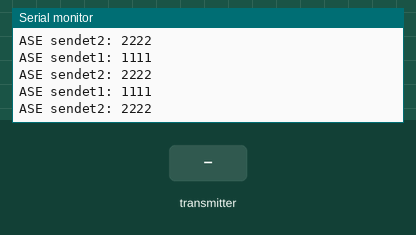
Simulated run of this sketch. Board: Arduino Uno, built with avr-gcc and run on an emulated ATmega328P. Parts: the last lines printed to the serial monitor. Inputs (shaded band) come from the test bench. No radio packets arrive unless stated.

Above: at 1.2 s.
1.3 s: the transmitter starts sending Daten_Empfangen.0 = 0
At 1.53 s:
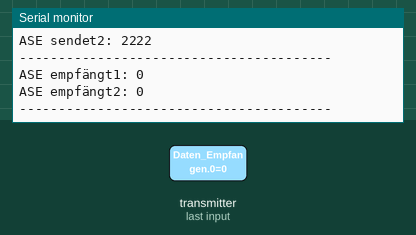
2.9 s: the transmitter starts sending Daten_Empfangen.1 = 1023
At 3.05 s:
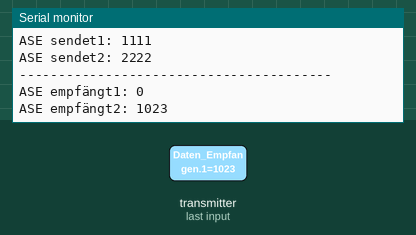
5.9 s: the transmitter starts sending Daten_Empfangen.0 = 256
At 6.1 s:
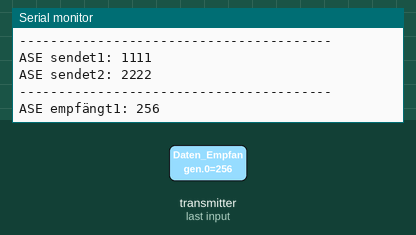
8.9 s: the transmitter starts sending Daten_Empfangen.1 = 256
At 9.39 s:
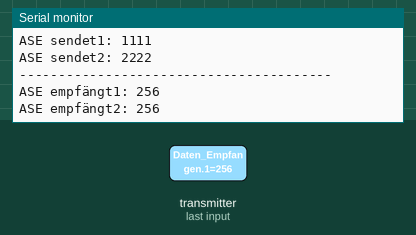
10.4 s: the transmitter starts sending Daten_Empfangen.0 = 1023
At 10.61 s:
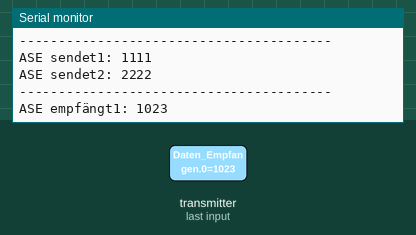
13.4 s: the transmitter starts sending Daten_Empfangen.1 = 1023
At 13.7 s:
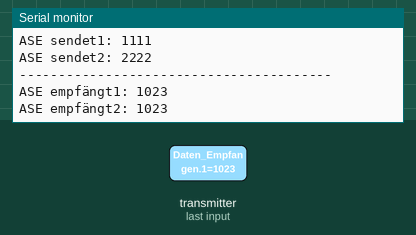
Timing chart, 0 to 16.4 s (numbered marks = the images above; inputs shaded):
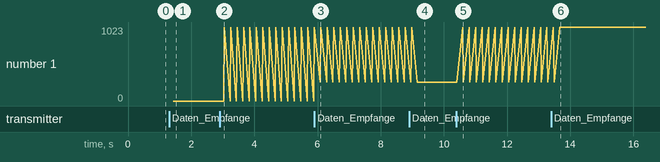

The sketch:

Funkuebertragung_ASE.ino
```cpp
#include <SPI.h>                  // Einbindung der SPI Bibliothek (Serial Peripheral Interface)
#include <RF24.h>                 // Einbindung der RF24 Bibliothek (WLAN Kommunikation)

RF24 ASE_Funk (9, 10);            // Instanziierung des ASE_Funk Objekts
byte Addresses[][6] = {"0"};      // Deklarierung und Initialisierung der Pipe für die Funkübertragung

int Daten_Senden[2]={1111,2222};   // Deklarierung und Initialisierung des Sendedatenspeichers
int Daten_Empfangen[2];            // Deklarierung des Empfangsdatenspeichers

//--------------------------------------------------------------------------------------------------------------------------------------------------------------------------

void setup() {                                // Void setup
  Serial.begin(9600);                         // Kommunikation des seriellen Monitors mit eingestellter Baudrate
  ASE_Funk.begin();                           // Aktivierung des NRF24L01 Funkmoduls
  ASE_Funk.setChannel(10);                    // Einstellung der Sende-/Empfangsfrequenz
  ASE_Funk.setPALevel(RF24_PA_MAX);           // Einstelung der Sendeleistung
  ASE_Funk.setDataRate( RF24_2MBPS );         // Einstellung der Datenübertragungsrate
  ASE_Funk.setAutoAck(1);                     // Aktivierung der Acknowledge-Funktion
  ASE_Funk.enableAckPayload();                // Aktivierung der Acknowledge-Funktion der Paketgröße
  ASE_Funk.enableDynamicPayloads();           // Aktivierung der dynamischen Paketgröße
  ASE_Funk.openReadingPipe(1, Addresses[0]);  // Öffnen einer Pipe zum Empfangen
  ASE_Funk.startListening();                  // Startet den Empfang
}

//--------------------------------------------------------------------------------------------------------------------------------------------------------------------------

void loop() {                                                     // Void loop
  if ( ASE_Funk.available()) {                                    // Prüft, ob Daten empfangen werden
    while (ASE_Funk.available()){                                 // Solange Daten empfangen werden
      ASE_Funk.read( &Daten_Empfangen, sizeof(Daten_Empfangen) ); // Datengröße wird ermittelt und im vorgesehenem Speicher abgelegt
    }
    Serial.println("----------------------------------------");   // Serielle Ausgabe des Textes
    Serial.print("ASE empfängt1: ");                              // Serielle Ausgabe des Textes
    Serial.println(Daten_Empfangen[0]);                           // Serielle Ausgabe des Empfangspeichers
    Serial.print("ASE empfängt2: ");                              // Serielle Ausgabe des Textes
    Serial.println(Daten_Empfangen[1]);                           // Serielle Ausgabe des Empfangspeichers
    Serial.println("----------------------------------------");   // Serielle Ausgabe des Textes
  }

  delay(100);                                           // Wartezeit für den multitasking Betrieb der Funkübertragung

  ASE_Funk.stopListening();                             // Stoppt den Empfang
  ASE_Funk.openWritingPipe(Addresses[0]);               // Öffnen einer Pipe zum Senden
  ASE_Funk.write(&Daten_Senden, sizeof(Daten_Senden));  // Datengröße wird ermittelt und aus vorgesehenem Speicher ausgelesen und gesendet

  Serial.print("ASE sendet1: ");                        // Serielle Ausgabe des Textes
  Serial.println(Daten_Senden[0]);                      // Serielle Ausgabe des Sendespeichers
  Serial.print("ASE sendet2: ");                        // Serielle Ausgabe des Textes
  Serial.println(Daten_Senden[1]);                      // Serielle Ausgabe des Sendespeichers

  ASE_Funk.openReadingPipe(1, Addresses[0]);            // Öffnen einer Pipe zum Empfangen
  ASE_Funk.startListening();                            // Startet den Empfang
}
```

Measured:
- after the input at 1.3 s, the serial monitor: prints a new line after 0.08 s (image 1)
- after the input at 2.9 s, the serial monitor: prints a new line after 0.15 s (image 2)
- after the input at 5.9 s, the serial monitor: prints a new line after 0.18 s (image 3)
- after the input at 8.9 s, the serial monitor: prints a new line after 0.28 s (image 4)
- after the input at 10.4 s, the serial monitor: prints a new line after 0.19 s (image 5)
- after the input at 13.4 s, the serial monitor: prints a new line after 0.30 s (image 6)
- plotted number 1: 0 → 1023 after the input at 2.9 s
